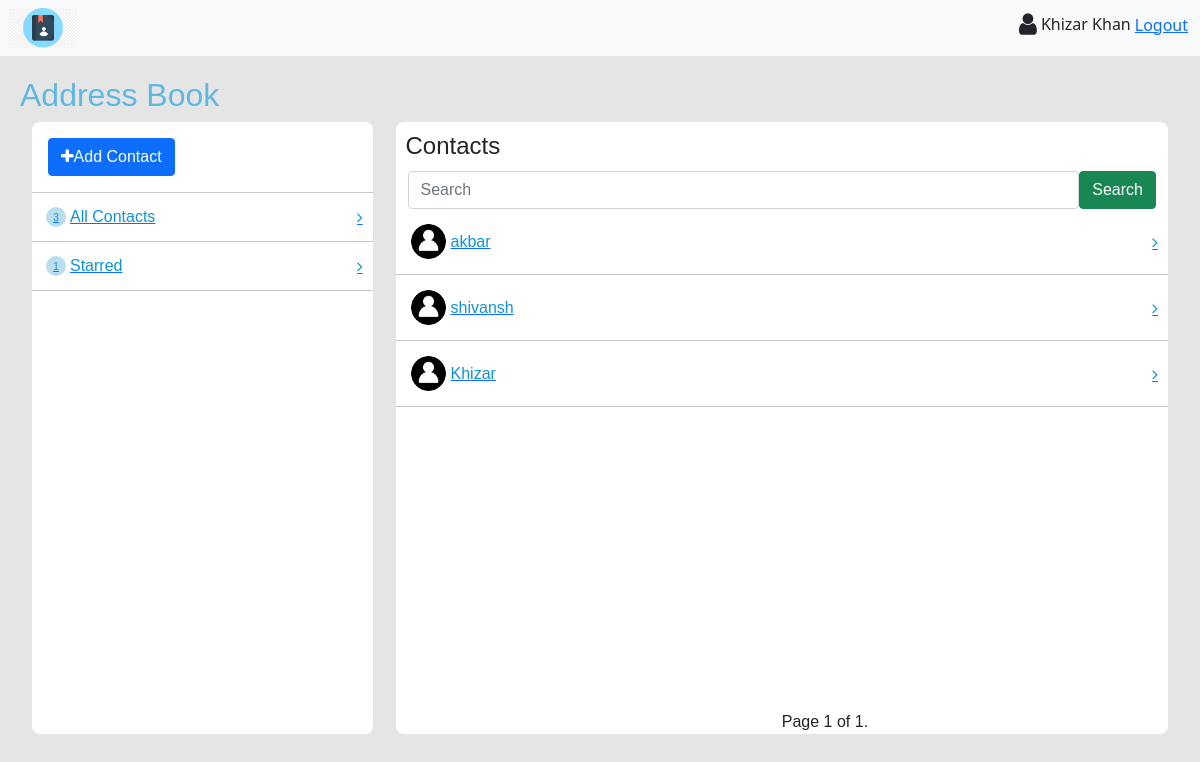
The page /contacts/all-contacts/ (signed in) on the database as committed earlier.
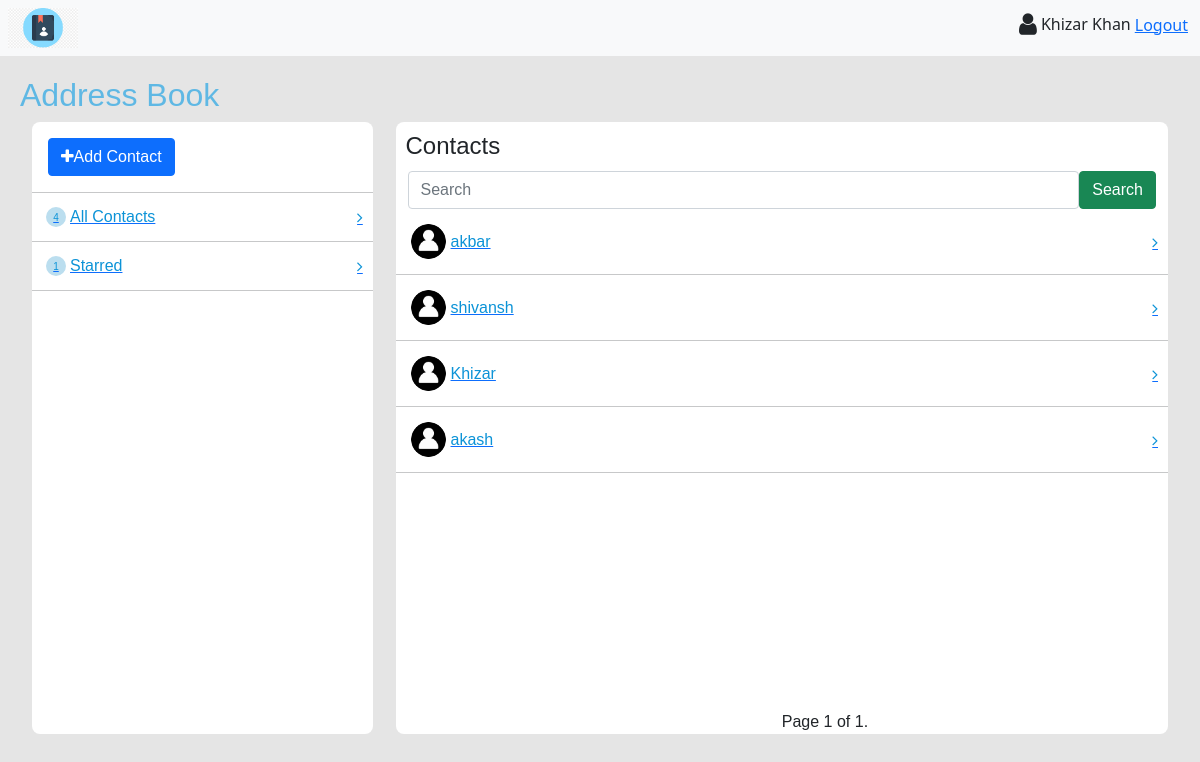
The same page on the database as committed later.
### book/models.py (models this page shows, shortened)
class Contact(models.Model):
    name = models.CharField(max_length=50)
    email = models.EmailField(blank=True)
    phone_no = models.CharField(max_length=100)
    address = models.CharField(max_length=200, blank=True)
    image = models.ImageField(upload_to="contacts", blank=True)
    starred = models.BooleanField(default=False)
    user = models.ForeignKey(User, on_delete=models.CASCADE)

### book/views.py (the view)
# urls.py: path("all-contacts/", views.ContactList.as_view(), name="all-contacts"),
@method_decorator(login_required(login_url="login"), name="dispatch")
class ContactList(ListView):
    template_name = "contacts.html"
    paginate_by = 5
    context_object_name = "contacts"
    def get_queryset(self):
        return Contact.objects.filter(user=self.request.user)
    def get_context_data(self, **kwargs):
        context = super().get_context_data(**kwargs)
        context["total_contacts"] = len(
            list(Contact.objects.filter(user=self.request.user))
        )
        context["total_starred"] = len(
            list(Contact.objects.filter(user=self.request.user, starred=True))
        )
        return context

### book/templates/contacts.html (shortened to what this page needs)
{% extends 'base2.html' %}
{% block app_content %}
<div id="contactcard" class="position-relative">
    <h4>{% block header %}Contacts{% endblock %}</h4>
    <form action="/contacts/search/">
        <div class="container d-flex">
            <input type="text" class="form-control" placeholder="Search" name="search">
            <button type="submit" class="btn btn-success">Search</button>
        </div>
    </form>
    {% if contacts %}
        {% for contact in contacts %}
            <a href="{% url 'contact-information' contact.pk %}">
                <div class="d-flex justify-content-between align-items-center category" id="category">
                    <div class="d-flex align-items-center">
                        {% if contact.image %}
                            <img src="{{contact.image.url}}" alt="">
                        {% else %}
                            <img src="/static/images/contact.jpeg" alt="">
                        {% endif %}
                        <p class="m-0">{{contact.name}}</p>
                    </div>
                    <i class="fa fa-angle-right" aria-hidden="true"></i>
                </div>
            </a>
            <hr class="m-0 p-0">
        {% endfor %}
    {% else %}
        <h4>No Results Found.</h4>
    {% endif %}
   <div class="position-absolute bottom-0 start-50">
        <span class="step-links">
            <span class="current">
                Page {{ page_obj.number }} of {{ page_obj.paginator.num_pages }}.
            </span>
        </span>
    </div>
</div>
{% endblock %}

Rows that differ between the two databases and show on the page:
added Contact: name "akash"
Other text that changed with them:
{{ total_contacts }}: "3" → "4"
